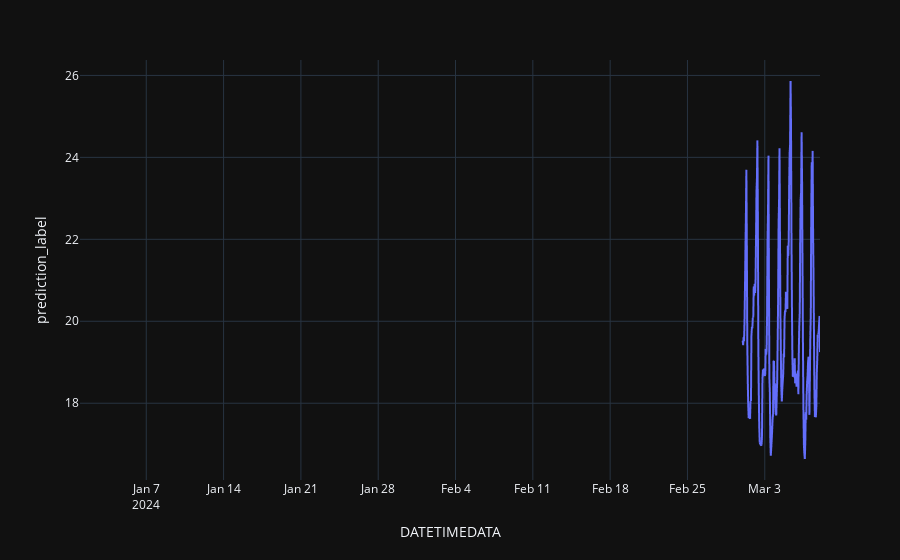

Notebook cell for this chart:
### Code cell
concat_df = pd.concat([data_result,predictions_future], axis=0)


fig = px.line(concat_df, x='DATETIMEDATA', y=["PM25", "prediction_label"], template = 'plotly_dark')
fig.show()

### Figure 1 — Plotly figure (JSON) as saved in the notebook; plotly's stock layout.template omitted (floating-point values rounded to 4 significant figures; data arrays with more than 128 entries replaced by an {"elided": "..."} marker saying what was removed)
{"data": [{"hovertemplate": "DATETIMEDATA=%{x}<br>prediction_label=%{y}<extra></extra>", "legendgroup": "", "line": {"color": "#636efa", "dash": "solid"}, "marker": {"symbol": "circle"}, "mode": "lines", "name": "", "showlegend": false, "type": "scattergl", "x": {"elided": "1609 str values"}, "xaxis": "x", "y": {"elided": "1609 float values"}, "yaxis": "y"}], "layout": {"legend": {"tracegroupgap": 0}, "margin": {"t": 60}, "xaxis": {"anchor": "y", "domain": [0, 1], "title": {"text": "DATETIMEDATA"}}, "yaxis": {"anchor": "x", "domain": [0, 1], "title": {"text": "prediction_label"}}}}
